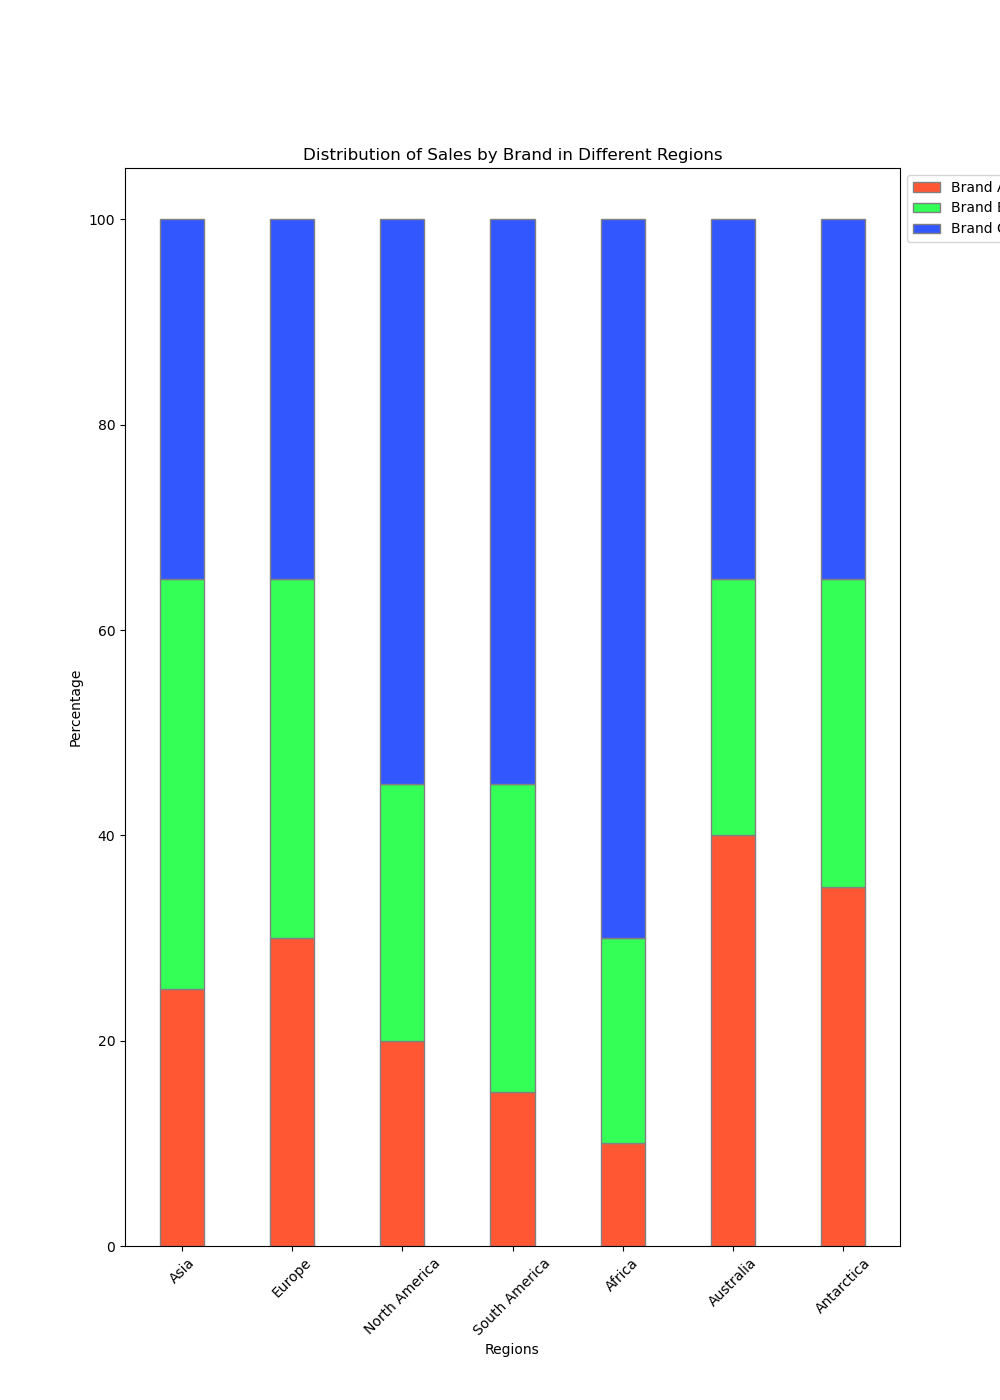

This figure's Python source:

import matplotlib.pyplot as plt
import numpy as np

categories = ['Asia', 'Europe', 'North America', 'South America', 'Africa', 'Australia', 'Antarctica']
brand_a = [25, 30, 20, 15, 10, 40, 35]
brand_b = [40, 35, 25, 30, 20, 25, 30]
brand_c = [35, 35, 55, 55, 70, 35, 35]

barWidth = 0.4

r = np.arange(len(categories))

plt.figure(figsize=(10, 14))

plt.bar(r, brand_a, color='#FF5733', edgecolor='grey', width=barWidth, label='Brand A')
plt.bar(r, brand_b, bottom=brand_a, color='#33FF57', edgecolor='grey', width=barWidth, label='Brand B')
plt.bar(r, brand_c, bottom=np.add(brand_a, brand_b), color='#3357FF', edgecolor='grey', width=barWidth, label='Brand C')

plt.ylabel('Percentage')
plt.xlabel('Regions')
plt.title('Distribution of Sales by Brand in Different Regions')
plt.xticks(r, categories, rotation=45)
plt.legend(loc='upper left', bbox_to_anchor=(1, 1))

plt.show()
